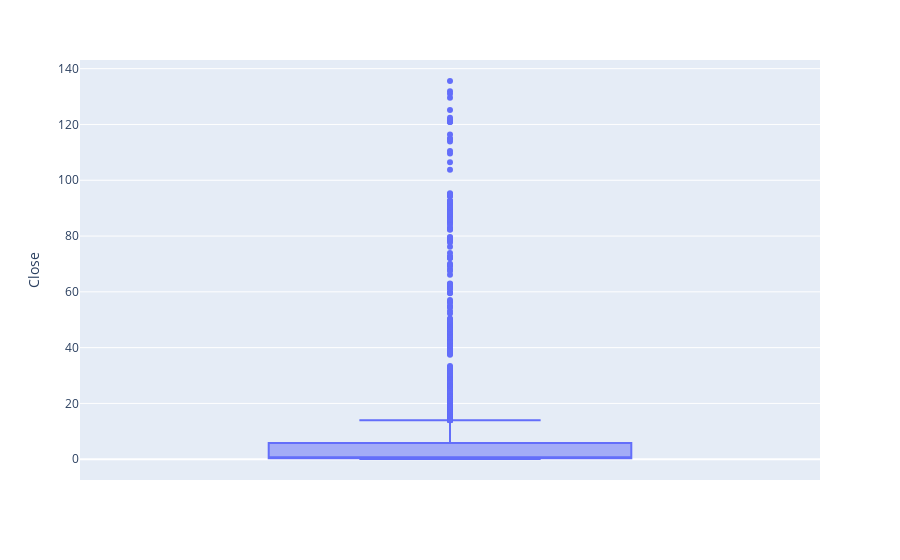

Source (notebook cell):
### Code cell
px.box(df, y="Close")

### Figure 1 — Plotly figure (JSON) as saved in the notebook; plotly's stock layout.template omitted (floating-point values rounded to 4 significant figures; data arrays with more than 128 entries replaced by an {"elided": "..."} marker saying what was removed)
{"data": [{"alignmentgroup": "True", "hovertemplate": "Close=%{y}<extra></extra>", "legendgroup": "", "marker": {"color": "#636efa"}, "name": "", "notched": false, "offsetgroup": "", "orientation": "v", "showlegend": false, "type": "box", "x0": " ", "xaxis": "x", "y": {"elided": "5150 float values"}, "y0": " ", "yaxis": "y"}], "layout": {"boxmode": "group", "legend": {"tracegroupgap": 0}, "margin": {"t": 60}, "xaxis": {"anchor": "y", "domain": [0, 1]}, "yaxis": {"anchor": "x", "domain": [0, 1], "title": {"text": "Close"}}}}
